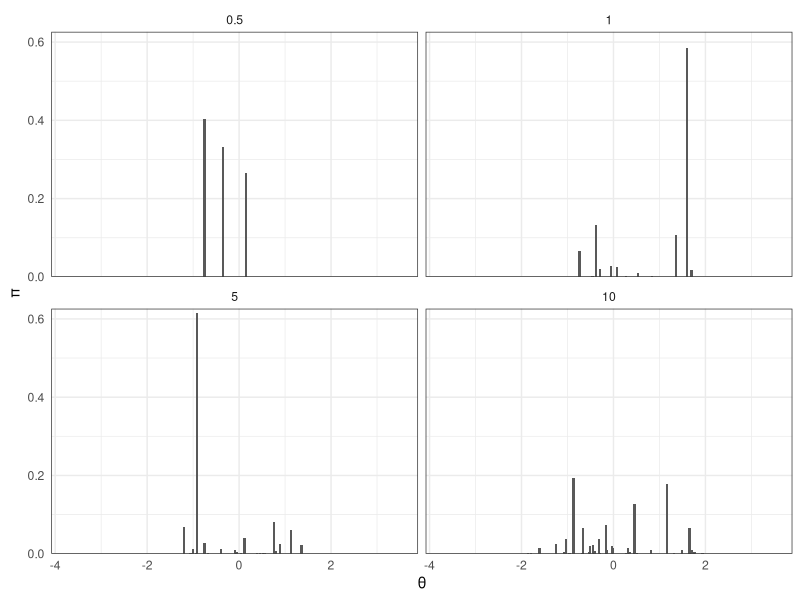

Source code (R):
## ---- chunk 1
knitr::opts_chunk$set(echo = TRUE, dpi = 300, comment = "#>")

library(tidyverse)

theme_set(
  theme_bw() +
    theme(
      strip.background = element_blank(),
      axis.ticks = element_blank()
    )
)
## ---- chunk 2
stick_breaking_process <- function(alpha, n = 1000) {
  theta <- rnorm(n, 0, 1) # P0 = standard normal
  vs <- rbeta(n, 1, alpha)
  pi <- rep(0, n)
  pi[1] <- vs[1]
  stick <- 1.0 - vs[1]
  for (h in 2:n) {
    pi[h] <- vs[h] * stick
    stick <- stick - pi[h]
  }
  return(list(theta = theta, pi = pi))
}

dp_realization <- stick_breaking_process(10)
sum(dp_realization$pi)
## ---- chunk 3
set.seed(549)

tibble(alpha = c(0.5, 1, 5, 10)) %>%
  mutate(
    dp = purrr::map(alpha, stick_breaking_process, n = 1000),
    theta = purrr::map(dp, ~ .x$theta),
    pi = purrr::map(dp, ~ .x$pi)
  ) %>%
  select(-dp) %>%
  unnest(c(theta, pi)) %>%
  ggplot(aes(x = theta, y = pi)) +
  facet_wrap(vars(alpha), nrow = 2, scales = "fixed") +
  geom_col(width = 0.05) +
  scale_x_continuous(expand = expansion(c(0.02, 0.02))) +
  scale_y_continuous(expand = expansion(c(0, 0.02))) +
  labs(x = "\u03B8", y = "\u03C0")
